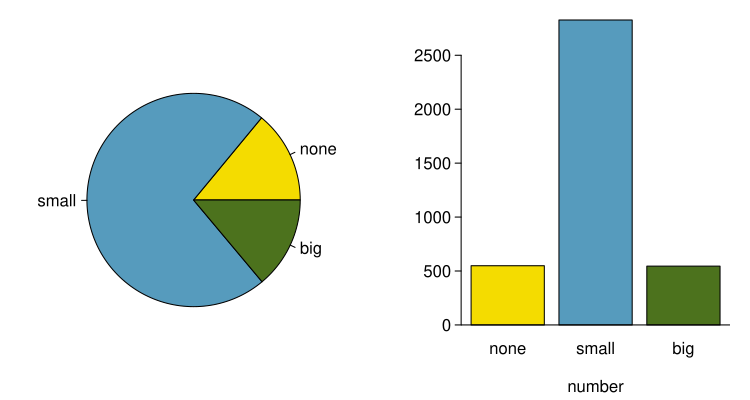

R code for this plot:
library(openintro)
data(email)
data(COL)

myPDF("emailNumberPieChart.pdf",
      7.5,
      4,
      mar = c(0, 2, 0, 0.5),
      mgp = c(2.4, 0.5, 0))
layout(matrix(1:2, 1), c(1, 1.1))
tab <- table(email$number)
pie(tab, col = COL[c(3, 1, 2)], radius = 0.75)

par(mar = c(3.6, 5.2, 1, 1))
barplot(tab,
        axes = FALSE,
        xlab = 'number',
        ylab = '',
        main = '',
        col = COL[c(3, 1, 2)])
axis(2)
abline(h = 0)
dev.off()
